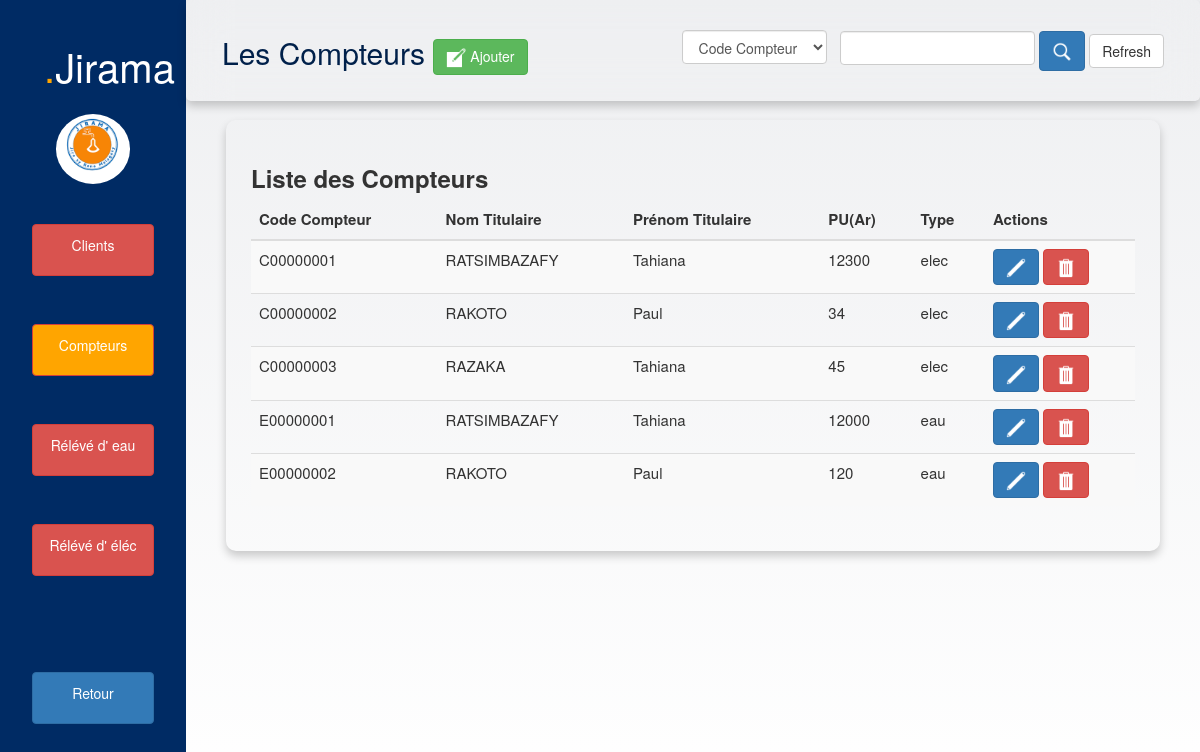
The app's page /deb.php?controller=Compteur&action=index with its own data.
### tables this page shows
CREATE TABLE `compteur` (
  `codeCompteur` varchar(11) NOT NULL,
  `type` varchar(4) NOT NULL,
  `pu` int(11) NOT NULL,
  `codeCli` varchar(11) NOT NULL
);

CREATE TABLE `clients` (
  `codeCli` varchar(11) NOT NULL,
  `nom` varchar(50) NOT NULL,
  `prenom` varchar(50) NOT NULL,
  `sexe` varchar(2) NOT NULL,
  `quartier` varchar(30) NOT NULL,
  `niveau` varchar(1) NOT NULL,
  `mail` varchar(50) NOT NULL
);

### config/connexion.php (called while the page is built, shortened)
<?php
    class Database{
        private static $dbHost = "localhost";
        private static $dbUser = "root";
        private static $dbName = "jirama";
        private static $dbPassword = "";
        private static $connexion = null;
        public static function connect(){
            try{
                self::$connexion = new PDO("mysql:host=" . self::$dbHost. "; dbname=".self::$dbName, self::$dbUser, self::$dbPassword);
            }
            catch(PDOException $e){
                die($e->getMessage());
            }
            return self::$connexion;
        }
    }
?>

### config/registreCode.php (called while the page is built, shortened)
<?php
    class Registre{
        private static $dbHost = "localhost";
        private static $dbUser = "root";
        private static $dbName = "jiramaCodeBase";
        private static $dbPassword = "";
        private static $connexion = null;
        public static function connect(){
            try{
                self::$connexion = new PDO("mysql:host=" . self::$dbHost. "; dbname=".self::$dbName, self::$dbUser, self::$dbPassword);
            }
            catch(PDOException $e){
                die($e->getMessage());
            }
            return self::$connexion;
        }
    }
?>

### controller/compteurController.php (called while the page is built, shortened)
<?php
require 'models/compteurModel.php';
class CompteurController {
    private $compteurModel;
    public function __construct(){
        $this->compteurModel = new CompteurModel();
    }
    public function index(){
        $itemCompteur = $this->compteurModel->getAllCompteur();
        require 'views/compteurs/index.php';
    }
}
?>

### models/compteurModel.php (called while the page is built, shortened)
<?php
    require 'config/connexion.php';
    require_once 'config/registreCode.php';
    class CompteurModel {
        private $db;
        public function __construct(){
            $this->db = Database::connect();
        }
        public function getAllCompteur(){
            $statement = $this->db->query("SELECT c.codeCompteur, cli.nom, cli.prenom, c.pu, c.type from compteur c join clients cli on c.codeCli = cli.codeCli ORDER BY c.codeCompteur ASC");
            $item = $statement->fetchAll(PDO::FETCH_ASSOC);
            return $item;
        }
    }
?>

### views/compteurs/index.php (the view, shortened to what this page needs)
<?php
    $search['search'] = $search['search'] ?? "";
    $search['typeSearch'] = $search['typeSearch'] ?? "";
?>
<!DOCTYPE html>
<html lang="en">
<head>
    <link rel="stylesheet" href="bootstrap/bootstrapVrai.min.css">
    <link rel="stylesheet" href="css/style.css">
</head>
<body>
    <div class="dashboard">
        <div class="left_panel">
            <div class="row">
                <div class="left_content col-md-12">
                    <h2><span class="point">.</span>Jirama</h2>
                    <img src="image/téléchargement.png" class="img-circle" alt="">
                    <div class="navigation">
                        <ul>
                            <li><a href="deb.php?controller=customer&action=index2" class="btn btn-danger">Clients</a></li>
                            <li><a href="#" class="btn btn-danger" id="active">Compteurs</a></li>
                            <li><a href="deb.php?controller=Eau&action=index" class="btn btn-danger">Rélévé d' eau</a></li>
                            <li><a href="deb.php?controller=Elec&action=index" class="btn btn-danger">Rélévé d' éléc</a></li>
                            <li style="margin-top:6vh"><a href="index.php" class="btn btn-primary">Retour</a></li>
                        </ul>
                    </div>
                </div>
            </div>
        </div>
        <div class="right_panel">
            <header class="loha">
                <h2>Les Compteurs  <a href="deb.php?controller=Compteur&action=create" class="btn btn-success" id="ajouter"><img src="image/icons8_create_50px.png" alt="" class="icon"> Ajouter</a></h2>
                <div class="search">
                    <form action="deb.php?controller=search&action=searchCompteur" method="POST">
                        <select name="typeSearch" class="form-control2" id="sexe">
                            <option value="codeComp" <?= ($search['typeSearch'] == "codeComp") ? 'selected' : ''?>>Code Compteur</option>
                        </select>
                        <input type="text" class="form-control2" name="search" value="<?php echo $search['search']?>">
                        <button class="btn btn-primary" type="submit"><img src="image/search_50px.png" alt="" class="icon"></button>
                        <a href="deb.php?controller=Compteur&action=index" class="btn btn-default">Refresh</a>
                    </form>
                </div>
            </header>
            <div class="right_content">
                <div class="containerPers admin" style="overflow-x:auto; >
                    <div class="row">
                        <h3><strong>Liste des Compteurs</strong></h3>
                        <table class=" table table-striped table-hover">
                            <thead>
                                <tr>
                                    <th>Code Compteur</th>
                                    <th>Nom Titulaire</th>
                                    <th>Prénom Titulaire</th>
                                    <th>PU(Ar)</th>
                                    <th>Type</th>
                                    <th>Actions</th>
                                </tr>
                            </thead>
                            <tbody>
                                <?php
                                    if ($itemCompteur) {
                                        foreach($itemCompteur as $item){
                                            echo '<tr>';
                                            echo        '<td>' . $item['codeCompteur'] . '</td>';
                                            echo        '<td>' . $item['nom']. '</td>';
                                            echo        '<td>' . $item['prenom']. '</td>';
                                            echo        '<td>'. $item['pu'] . '</td>';
                                            echo        '<td>' . $item['type']. '</td>';
                                            echo        '<td width=150>';
                                            echo            '<a href="deb.php?controller=Compteur&action=createUpdate&codeComp='.$item['codeCompteur'].'" class="btn btn-primary"><img src="image/icons8_edit_50px.png" class="icon"></a>';
                                            echo            '<a href="deb.php?controller=Compteur&action=createDelete&codeComp='.$item['codeCompteur'].'" class="btn btn-danger"><img src="image/icons8_trash_can_50px.png" alt="" class="icon"></a>';
                                            echo        '</td>';
                                            echo '</tr>';
                                        }
                                    }else {
                                        ?>
                                            <tr style="color:red">
                                                <td colspan =6 style="text-align: center"> Aucun données trouvé! </td>
                                            </tr>
                                        <?php
                                    }
                                ?>
                            </tbody>
                        </table>
                    </div>
                </div>
            </div>
        </div>
</body>
</html>

### deb.php (shortened to what this page needs)
<?php
require 'controller/compteurController.php';
$controller = isset($_GET['controller'])? $_GET['controller'] : 'home';
$action = isset($_GET['action']) ? $_GET['action'] : 'index';
$codeCli = isset($_GET['codeCli']) ? $_GET['codeCli'] : 'codeCli';
$codeComp = isset($_GET['codeComp']) ? $_GET['codeComp'] : 'codeComp';
if($controller == 'customer'){
    $customerController = new customerController();
    if(method_exists($customerController, $action)){
        if($action == "createUpdate"){
            $customerController->$action($codeCli);
        }elseif($action == "createFacture"){
            $customerController->$action($codeCli);
        }elseif($action == "viewGenFact"){
            $customerController->$action($codeCli, $_POST);
        }
        elseif($action == "update"){
            $customerController->$action($codeCli , $_POST);
        }
        elseif($action == "createDelete"){
            $customerController->$action($codeCli);
        }
        elseif($action == 'delete'){
            $customerController->$action($codeCli);
        }
        elseif($_SERVER["REQUEST_METHOD"]=="POST"){
            $customerController->$action($_POST);
        }
        elseif ($action == 'afficheRetard') {
            $customerController->$action($codeCli, $_POST);
        }
        elseif ($action == 'mailWarning') {
            $customerController->$action($codeCli);
        }
        else{
            $customerController->$action();
        }
    }
    else{
        echo 'action introuvable';
    }
}
elseif ($controller == 'Compteur') {
    $compteurController = new CompteurController();
    if(method_exists($compteurController, $action)){
        if($action == "createUpdate"){
            $compteurController->$action($codeComp);
        }
        elseif($action == "update"){
            $compteurController->$action($codeComp , $_POST);
        }
        elseif($action == "createDelete"){
            $compteurController->$action($codeComp);
        }
        elseif($action == 'delete'){
            $compteurController->$action($codeComp);
        }
        elseif($_SERVER["REQUEST_METHOD"]=="POST"){
            $compteurController->$action($_POST);
        }
        else{
            $compteurController->$action();
        }
    }else{
        echo 'action introuvable';
    }
}
else{
    echo 'controller introuvable';
}
?>

### css/style.css (style rules this page uses)
* { margin: 0; padding: 0; }
body { background: linear-gradient(to top, #ffffff, #eeeff1); }
.dashboard { display: flex; justify-content:flex-start; width: 100%; height: 100vh; }
.left_panel { width: 15.5%; background-color: #002b64; color: white; box-sizing: border-box; padding: 1vh 1vh; position: fixed; height: 100%; }
.right_panel { margin-left: 15.5vw; width: 84.5%; }
.left_content h2 { font-size: 5vh; padding: 2vh 3vh; margin-left: 1vw; margin-right: 3vw; }
.left_content img { height: 70px; margin: 0 4vw; }
.point { color: orange; }
.navigation ul { list-style: none; padding: 2vh 0; font-size: 2.8vh; }
.navigation ul li { padding: 3vh 3vh; }
.navigation a { color: white; text-decoration: none; width: 100%; height: 6.5vh; padding: 10px; text-align: center; align-items: center; }
#active { background-color: orange; }
.loha { padding: 2vh 3vw; box-shadow: 0 5px 10px 0 rgba(0, 0, 0, 0.2); color: #00204a; border-radius: 5px; backdrop-filter: blur(20px); position: fixed; width: 84.5%; display: flex; align-items: center; justify-content:space-between; overflow: hidden; z-index: 99; }
.search input[type=text] { margin-left: 10px; }
.form-control2 { height:34px;padding:6px 12px;font-size:14px;line-height:1.42857143;color:#555;background-color:#fff;background-image:none;border:1px solid #ccc;border-radius:4px;-webkit-box-shadow:inset 0 1px 1px rgba(0,0,0,.075);box-shadow:inset 0 1px 1px rgba(0,0,0,.075);-webkit-transition:border-color ease-in-out .15s,-webkit-box-shadow ease-in-out .15s;-o-transition:border-color ease-in-out .15s,box-shadow ease-in-out .15s;transition:border-color ease-in-out .15s,box-shadow ease-in-out .15s }
.search button, input { height: 5vh; }
.right_content { margin: 5vh; margin-top: 15vh; height: 78%; }
.containerPers { padding-right:15px;padding-left:15px;margin-right:auto;margin-left:auto }
.admin { padding: 25px; border-radius: 10px; box-shadow: 0 5px 10px 0 rgba(0, 0, 0, 0.2); overflow-x:auto; }
#ajouter { text-decoration: none; }
.admin table { font-size: 15px; }
.icon { width: 20px; }

### records on screen
compteur: codeCompteur "C00000001", clients.nom "RATSIMBAZAFY", clients.prenom "Tahiana", pu "12300", type "elec"
compteur: codeCompteur "C00000002", clients.nom "RAKOTO", clients.prenom "Paul", pu "34", type "elec"
compteur: codeCompteur "C00000003", clients.nom "RAZAKA", clients.prenom "Tahiana", pu "45", type "elec"
compteur: codeCompteur "E00000001", clients.nom "RATSIMBAZAFY", clients.prenom "Tahiana", pu "12000", type "eau"
compteur: codeCompteur "E00000002", clients.nom "RAKOTO", clients.prenom "Paul", pu "120", type "eau"
